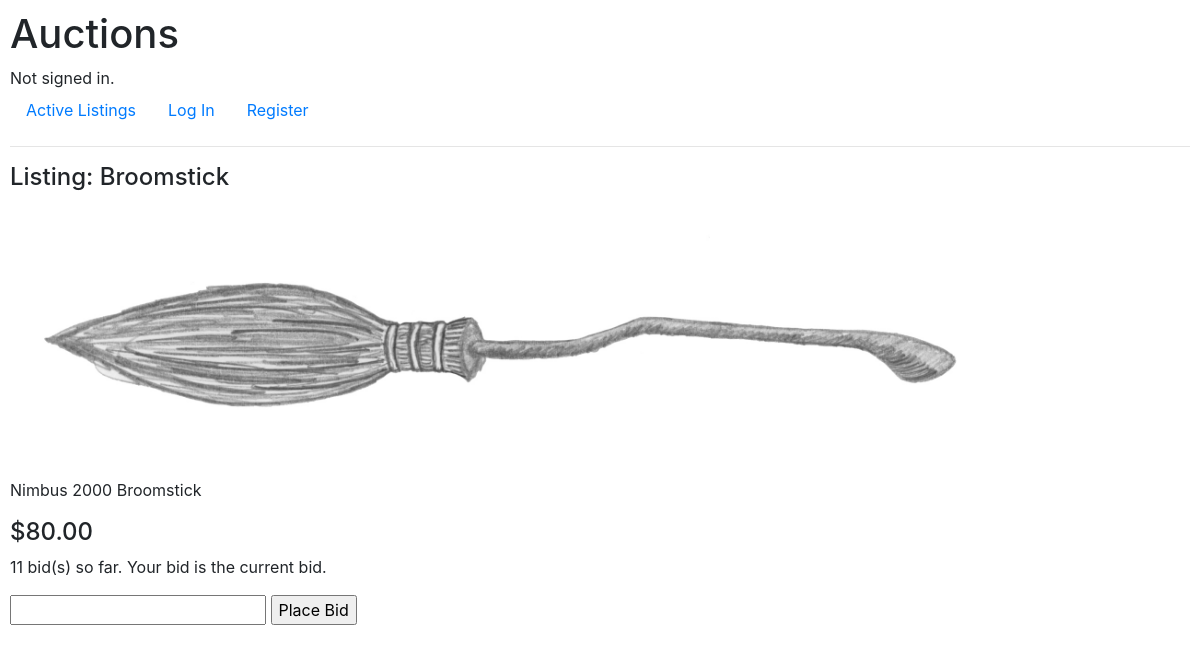
Page /listings/1 on the committed database.
### auctions/models.py (models this page shows, shortened)
class Product(models.Model):
    name = models.CharField(max_length=256)
    price = models.DecimalField(max_digits=6, decimal_places=2)
    description = models.TextField(default='', blank=True)
    image = models.ImageField(upload_to='auctions/media')
    created_at = models.DateTimeField(auto_now_add=True)
    updated_at = models.DateTimeField(auto_now=True)

### auctions/views.py (the view)
# urls.py: path("listings/<int:product_id>", views.listings, name="listings"),
def listings(request, product_id):
    listings = Product.objects.get(pk=product_id)
    if listings is not None:
        return render(request,'auctions/listings.html', {
            'listings': listings,
            'bidding_history': listings.ProductBid.all(),
            })
    else:
        raise Http404('Product does not exist')

### auctions/templates/auctions/listings.html (shortened to what this page needs)
{% extends "auctions/layout.html" %}
{% block body %}
    <h4>Listing: {{listings.name}}</h4>
    <img src="{{listings.image.url}}" style="max-width: 1000px; max-height: 500px">
    <p>{{listings.description}}</p>
    <h4>${{listings.price}}</h4>
    <p>
        {{ bidding_history.count }} bid(s) so far. Your bid is the current bid.
    </p>
    <form action="{% url 'auctions:bidding' listings.id %}" method="POST">
        <input type="number" name="bidding">
        <input type="submit" value="Place Bid">
    </form>
{% endblock %}

### auctions/static/auctions/styles.css (style rules this page uses)
body { padding: 10px; }

### rows in the picture
Product: name "Broomstick", image (picture), description "Nimbus 2000 Broomstick", price "80.00", count "11"
